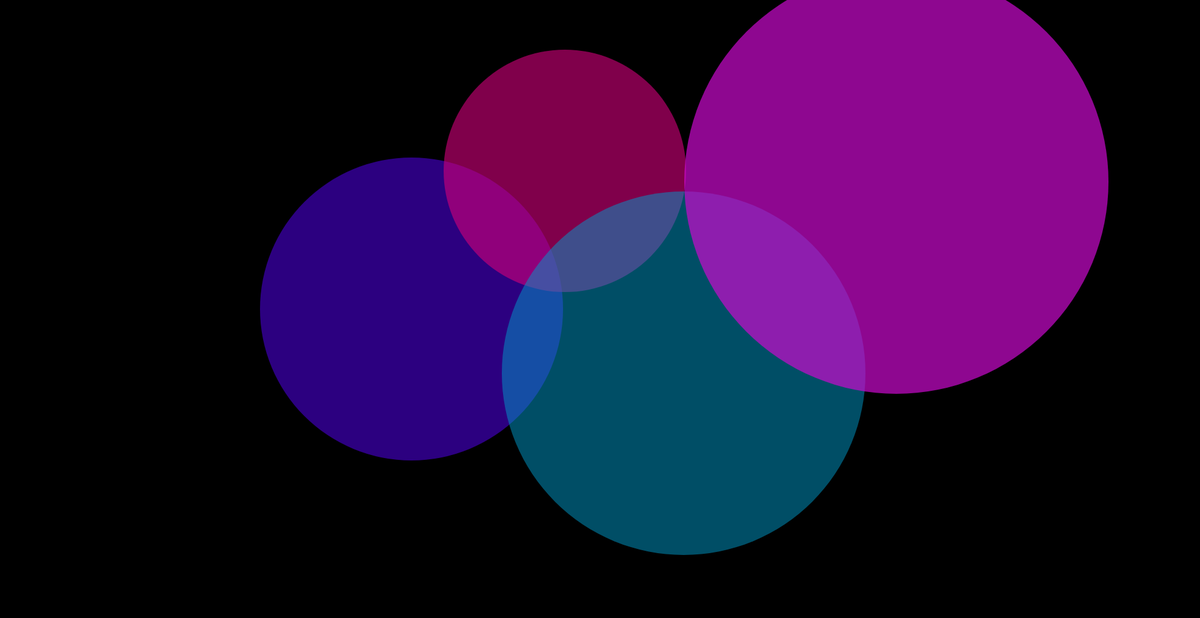
Frame 1 (no input)
Frame 60 (no input): identical to frame 1, image omitted
Frame 120 (the mouse pressed at the canvas centre since frame 60): identical to frame 1, image omitted

The p5.js sketch that drew this single still picture (run headless with seeded random() and noise() and a simulated clock; from frame 60 on, the mouse is pressed at the canvas centre):

// p5.js sketch
// ── sketch.js
function setup() {
    createCanvas(1980, 1020);
    noStroke();
}

function draw() {
    //  Create an Ellipse Scene:
    // ellipse(x,y,width,height)
    background(0);

    //  Draw With Color:
    fill(70, 0, 205, 160);  // Dark Blue
    ellipse(679, 510, 500, 500);

    fill(204, 0, 120, 160); // Light Pink Red
    ellipse(932, 282, 400, 400);
    fill(0, 153, 200, 130); //medium Gray Circle
    ellipse(1128, 616, 600, 600);
    fill(202, 10, 205, 180);  // Dark Gray
    ellipse(1479, 300, 700, 700);


}
